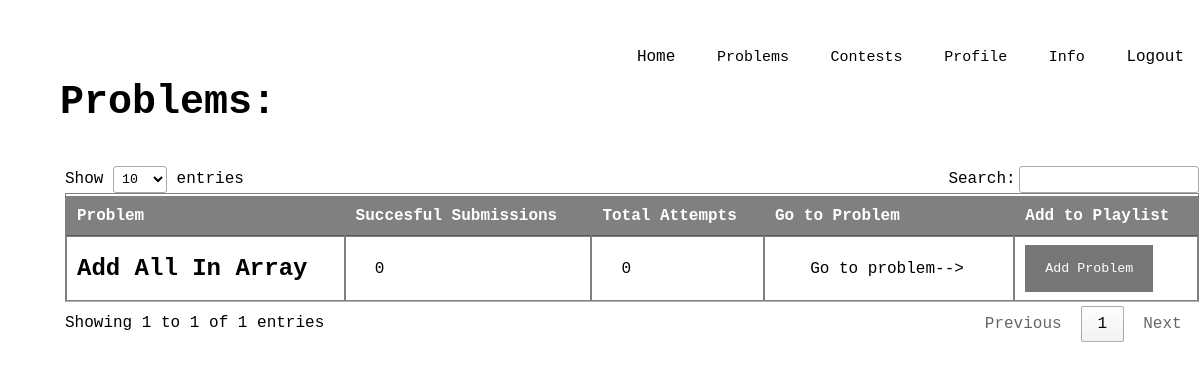
Before: /dashboard/problems/ (signed in) with the older database file.
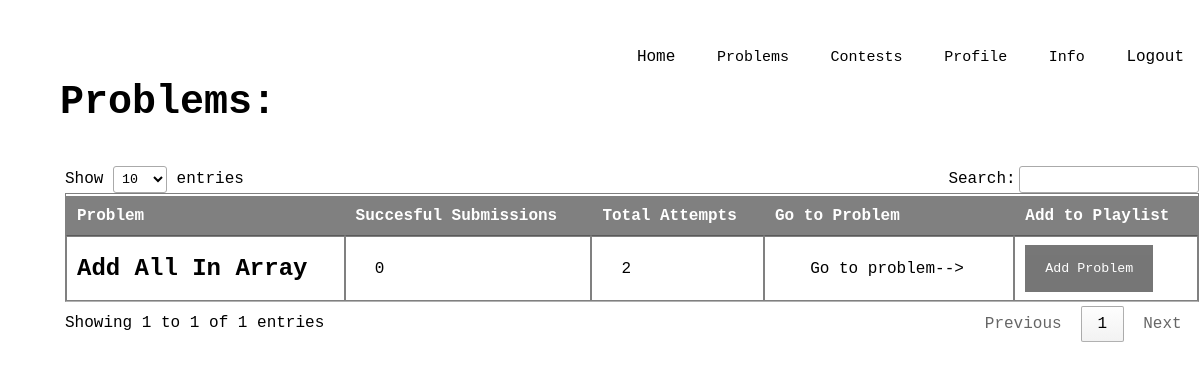
After: the same page with the newer database file.
### problems/models.py (models this page shows)
class Question(models.Model):
    problemCode = models.CharField(max_length=50)
    problemName = models.CharField(max_length=100)
    problemStatement = models.TextField()
    timeLimit = models.FloatField()
    memoryLimit = models.IntegerField()
    marking = models.IntegerField()
    access = models.IntegerField()
    creator = models.CharField(max_length=20)
    editorialist = models.CharField(max_length=20)
    totalAttempts = models.IntegerField()
    successfulAttempts = models.IntegerField()

### problems/views.py (the view)
# urls.py: path('problems/',problemsView,name='problems'),
@login_required
def problemsView(request):
    questions = Question.objects.all()
    allEntriesInUserPlaylist = UserPlaylist.objects.all()
    categories = []
    for entry in allEntriesInUserPlaylist:
        if entry.userId_id == request.user.id:
            categories.append(entry.playlistCategory)
    all_questions = []
    registerLog('INFO','GET',request.user.username,'Problem','ViewProblemList',get_client_ip(request))
    for ques in questions:
        if ques.access == 1 or ques.creator == request.user.username:
            all_questions.append(ques)
    return render(request,'problems.html',{'all_problems':all_questions,'categories':categories})

### OJ/loggingUtils.py (called while the page is built)
def get_client_ip(request):
    x_forwarded_for = request.META.get('HTTP_X_FORWARDED_FOR')
    if x_forwarded_for:
        ip = x_forwarded_for.split(',')[0]
    else:
        ip = request.META.get('REMOTE_ADDR')
    return ip

def registerLog(level, method, username, function, activity, IP):
	log = logging.getLogger('CallOJLogs')
	staticLogInfo = {'clientip': IP, 'user': username}
	if level == "INFO":
		log.info('"'+ method + ' '+ username + ' '+ function +' '+ activity +'"', extra = staticLogInfo)
	elif level == "ERROR":
		log.error('"'+ method + ' '+ username + ' '+ function +' '+ activity +'"', extra = staticLogInfo)
	else:
		log.debug('"'+ method + ' '+ username + ' '+ function +' '+ activity +'"', extra = staticLogInfo)

### templates/problems.html (shortened to what this page needs)
<head>
    {% load static %}
    <link rel="stylesheet" type="text/css" href="http://cdn.datatables.net/1.10.21/css/jquery.dataTables.min.css" />
        <link rel="stylesheet" type="text/css"  href="{% static "css/problems.css" %}">
    </head>
    <body>
        <header>
            <div class="main">
                <ul>
                    <li><a href="/dashboard">Home</a></li>
                    <div class="dropdown">
                        <button class="dropbtn">Problems</button>
                    </div>
                    <div class="dropdown">
                        <button class="dropbtn">Contests</button>
                    </div>
                    <div class="dropdown">
                        <button class="dropbtn">Profile</button>
                    </div>
                    <div class="dropdown">
                      <button class="dropbtn">Info</button>
                  </div>
                    <li><a href="/logout/">Logout</a></li>
                </ul>
            </div>
        </header>
        <div class ="title">
            <h1> Problems: </h1> <br> <br>
            <div style="width:105%; padding:5px;">
                <table id="t01">
                    <thead>
                        <tr>
                            <th>Problem</th>
                            <th>Succesful Submissions</th>
                            <th>Total Attempts</th>
                            <th>Go to Problem</th>
                            <th>Add to Playlist</th>
                        </tr>
                    </thead>
                    <tbody>
            {% for problem in all_problems %}
                <tr>
                <td><h2>  {{ problem.problemName }} </h2></td>
                <td> &nbsp {{ problem.successfulAttempts }}</td>
                <td> &nbsp  {{ problem.totalAttempts }} </td>
                <td> &nbsp <form action="/dashboard/problems/{{ problem.id }}/"
                    style="display: inline;"
                    method="post">
                    <input type="submit" value="Go to problem-->"/>
                </form></td>
                <td>
                  <button class="open-button" onclick="openForm2('{{ problem.problemCode }}');">Add Problem</button></td>
                </tr>
            {% endfor %}
                </tbody>
              </table>
            </div>
        </div>
    </body>

Changed rows visible on the page:
changed Question "Add All In Array": totalAttempts "0" → "2"
